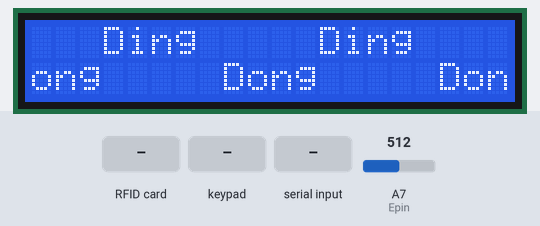
This sketch was run on a simulated Arduino Nano, built with avr-gcc and run on an emulated ATmega328P. Shown: 20×2 character LCD. Inputs (shaded band) come from the test bench; at power-on: A7 (Epin) = 512. What the sketch prints to the serial monitor is not drawn.

Above: at 1.8 s.
1.9 s: A7 (Epin) set to 988
5.8 s: A7 (Epin) set to 1010
At 9.8 s:
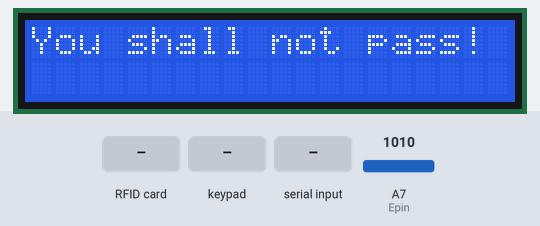
10.1 s: RFID card 5E 7A 19 C4 held to the reader
At 10.6 s:
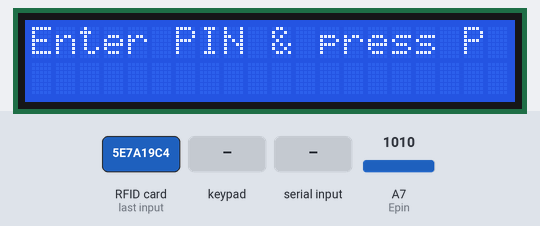
11.6 s: keypad keys 5 4 3 2 pressed 0.4 s apart
At 14.0 s:
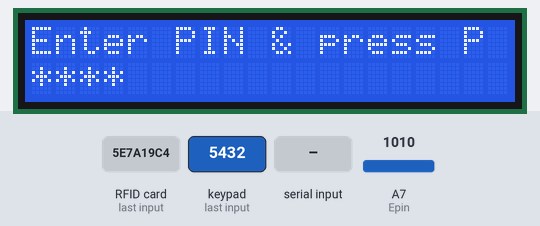
14.7 s: key 'P' pressed
At 15.4 s:
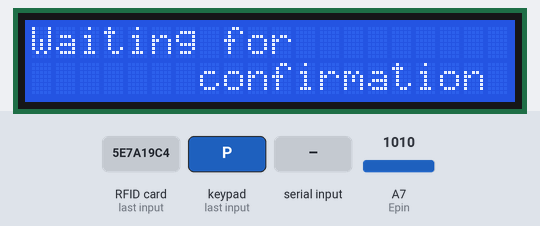
24.1 s: "0\n" received over Serial
At 24.9 s:
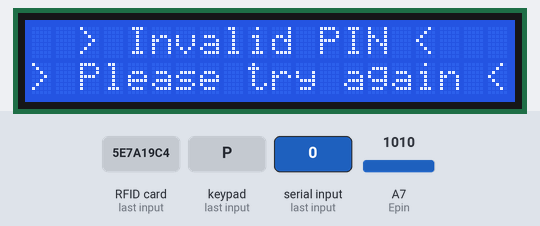
Timing chart, 0 to 27.1 s (numbered marks = the images above; inputs shaded):
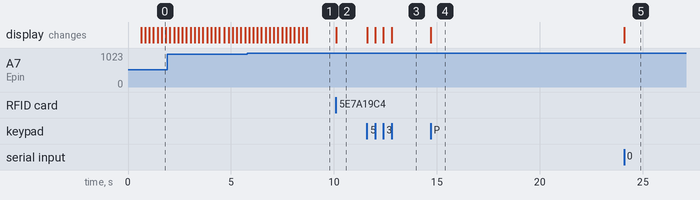

The sketch:

frontend.ino
```cpp
/* Typical pin layout used:
 * ------------------------------------------------------------
 *             MFRC522      Arduino       Arduino   Arduino
 *             Reader/PCD   Uno           Mega      Nano v3
 * Signal      Pin          Pin           Pin       Pin
 * ------------------------------------------------------------
 * RST/Reset   RST          9             5         D9
 * SPI SS      SDA(SS)      10            53        D10
 * SPI MOSI    MOSI         11 / ICSP-4   51        D11
 * SPI MISO    MISO         12 / ICSP-1   50        D12
 * SPI SCK     SCK          13 / ICSP-3   52        D13
 */

#include "states.h"

#include <SPI.h>
#include <MFRC522.h>

#define RST_PIN		9		//
#define SS_PIN		10		//

MFRC522 mfrc522(SS_PIN, RST_PIN);	// Create MFRC522 instance

#include <Keypad.h>

const byte ROWS = 4; //four rows
const byte COLS = 3; //three columns
char keys[ROWS][COLS] = {
  {'7','8','9'},
  {'4','5','6'},
  {'1','2','3'},
  {'x','0','P'}
};
byte rowPins[ROWS] = {5, 4, 3, 2}; //connect to the row pinouts of the keypad
byte colPins[COLS] = {8, 7, 6}; //connect to the column pinouts of the keypad

Keypad keypad = Keypad( makeKeymap(keys), rowPins, colPins, ROWS, COLS );

#include <LiquidCrystal.h>
LiquidCrystal lcd(A3, A2, A1, A0, A5, A4);

States state = LOCKED;
long timeout_start = 0;
long timeout = 10000;

String serial_buffer = "";
String serial_unfinished_line = "";
String buffer = "";

int Epin = A7;

void updateDisplay() {
  lcd.clear();
  if (state == LOCKED) {
    lcd.print("You shall not pass! ");
    lcd.setCursor(0, 1);
    lcd.print("                    ");
  } else if (state == PIN_ENTRY) {
    lcd.print("Enter PIN & press P ");
    lcd.setCursor(0, 1);
    for (int i = 0; i < buffer.length(); i++) {
      lcd.print("*");
    }
  } else if (state == WAIT_FOR_UNLOCK) {
    lcd.print("Waiting for         ");
    lcd.setCursor(0, 1);
    lcd.print("       confirmation ");
  } else if (state == INVALID_PIN) {
    lcd.print("  > Invalid PIN <   ");
    lcd.setCursor(0, 1);
    lcd.print("> Please try again <");
  } else if (state == UNLOCKED) {
    lcd.print("It's open...        ");
    lcd.setCursor(0, 1);
    lcd.print("Just come on in! =) ");
  }
}

bool timeoutExpired() {
  return (millis() - timeout_start > timeout);
}

void resetTimeout() {
  timeout_start = millis();
}

void setState(States new_state) {
  state = new_state;
  buffer = "";
  updateDisplay();
  resetTimeout();
}

bool checkE() {
 if (analogRead(Epin) < 1000) {
   return true;
 }
 return false;
}

void callRing() {

  Serial.print("RING;");

  lcd.clear();
  lcd.print("Ding     Ding     Ding     Ding     Ding");
  lcd.setCursor(5, 1);
  lcd.print("Dong     Dong     Dong     Dong");

  for (int positionCounter = 0; positionCounter < 20; positionCounter++) {
    lcd.scrollDisplayLeft();
    delay(200);
  }

  updateDisplay();
}

void setup() {
  lcd.begin(20, 2);
  lcd.print("Booting....");
  delay(500);

  Serial.begin(9600);		// Initialize serial communications with the PC

  SPI.begin();			// Init SPI bus
  mfrc522.PCD_Init();		// Init MFRC522

  updateDisplay();
}


void loop() {
  if (Serial.available() > 0) {
    byte incomingByte = Serial.read();
    if (incomingByte == '\n') {
      if (serial_unfinished_line == "PING;") {
        Serial.println("PONG;");
      } else if (serial_unfinished_line.startsWith("STATUS,")) {
        String tmp = serial_unfinished_line.substring(7,8);
        if (tmp == "0") {
          if (state == UNLOCKED) {
            setState(LOCKED);
          }
        } else if (tmp == "1") {
          if (state != UNLOCKED) {
            setState(UNLOCKED);
          }
        }
      } else {
        serial_buffer = serial_unfinished_line;
      }
      serial_unfinished_line = "";
    } else {
      serial_unfinished_line += (char)incomingByte;
    }
  }

  if (state == LOCKED) {
    if ( checkE() ) {
      callRing();
    }

    // Look for new cards
    if ( ! mfrc522.PICC_IsNewCardPresent()) {
      return;
    }
    // Select one of the cards
    if ( ! mfrc522.PICC_ReadCardSerial()) {
      return;
    }
    mfrc522.PICC_HaltA();

    buffer = "";
    setState(PIN_ENTRY);

  } else if (state == PIN_ENTRY) {
    char key = keypad.getKey();

    if (key) {
      if (key == 'P' || key == 'E') {
        Serial.print("UNLOCK,");
        char tmp[16];
        for (byte i = 0; i<mfrc522.uid.size; i++) {
          sprintf(tmp,"%.2X",mfrc522.uid.uidByte[i]);
          Serial.print(tmp);
        }
        Serial.print(",");
        Serial.print(buffer);
        Serial.print(";");
        Serial.println();
        setState(WAIT_FOR_UNLOCK);
      } else {
        buffer += key;
        updateDisplay();
        timeout_start = millis();
      }
    } else {
      if (timeoutExpired()) {
        setState(LOCKED);
      }
    }
  } else if (state == WAIT_FOR_UNLOCK) {
    if (serial_buffer != "") {
      if (serial_buffer == "ACK;") {
        setState(UNLOCKED);
      } else {
        setState(INVALID_PIN);
      }
      serial_buffer = "";
    } else if (timeoutExpired()) {
      setState(LOCKED);
    }
  } else if (state == UNLOCKED) {
    if ( checkE() ) {
      callRing();
    }

    char key = keypad.getKey();

    if (key) {
      if (key == 'P' || key == 'E') {
        if (buffer == "0") {
          Serial.println("LOCK;");
          setState(LOCKED);
        }
      } else {
        buffer += key;
        timeout_start = millis();
      }
    } else if (buffer.length() > 0 && timeoutExpired()) {
      buffer = "";
    }
  } else if (state == INVALID_PIN) {
    char key = keypad.getKey();
    if (key) {
      setState(PIN_ENTRY);
      buffer += key;
      updateDisplay();
    } else if (timeoutExpired()) {
      setState(LOCKED);
    }
  } else {
    Serial.println("state not implemented");
    delay(1000);
  }
}
```

states.h
```cpp
enum States {
  LOCKED,
  PIN_ENTRY,
  UNLOCKED,
  WAIT_FOR_UNLOCK,
  INVALID_PIN
};
```

Measured:
- the behaviour switches between 999 and 1000 on A7 (Epin) (found by bisection; images 0 and 1)
- after the input at 5.8 s, the display: first differs from a run without the input after 2.9 s (image 1)
- after the input at 10.1 s, the display: changes at once (image 2)
- after the input at 11.6 s, the display: first changes at once (image 3 shows a later state)
- after the input at 14.7 s, the display: changes at once (image 4)
- after the input at 24.1 s, the display: changes at once (image 5)
